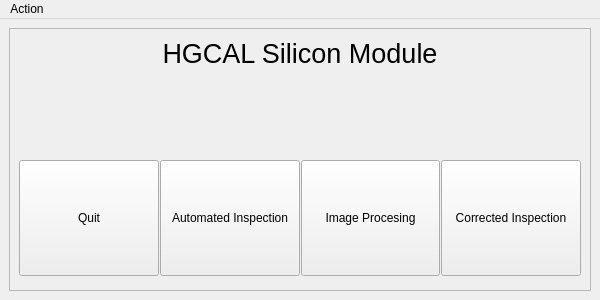
<?xml version="1.0" encoding="UTF-8"?>
<ui version="4.0">
 <class>MainWindow_hgcal</class>
 <widget class="QMainWindow" name="MainWindow_hgcal">
  <property name="windowModality">
   <enum>Qt::ApplicationModal</enum>
  </property>
  <property name="geometry">
   <rect>
    <x>0</x>
    <y>0</y>
    <width>600</width>
    <height>300</height>
   </rect>
  </property>
  <property name="sizePolicy">
   <sizepolicy hsizetype="Preferred" vsizetype="Preferred">
    <horstretch>0</horstretch>
    <verstretch>0</verstretch>
   </sizepolicy>
  </property>
  <property name="contextMenuPolicy">
   <enum>Qt::DefaultContextMenu</enum>
  </property>
  <property name="windowTitle">
   <string>HGCAL silicon module</string>
  </property>
  <property name="layoutDirection">
   <enum>Qt::LeftToRight</enum>
  </property>
  <property name="inputMethodHints">
   <set>Qt::ImhNone</set>
  </property>
  <property name="dockOptions">
   <set>QMainWindow::AllowTabbedDocks|QMainWindow::AnimatedDocks</set>
  </property>
  <widget class="QWidget" name="centralwidget">
   <layout class="QGridLayout" name="gridLayout">
    <item row="0" column="0">
     <widget class="QScrollArea" name="scrollArea">
      <property name="sizePolicy">
       <sizepolicy hsizetype="Preferred" vsizetype="Preferred">
        <horstretch>0</horstretch>
        <verstretch>0</verstretch>
       </sizepolicy>
      </property>
      <property name="sizeAdjustPolicy">
       <enum>QAbstractScrollArea::AdjustToContents</enum>
      </property>
      <property name="widgetResizable">
       <bool>true</bool>
      </property>
      <property name="alignment">
       <set>Qt::AlignCenter</set>
      </property>
      <widget class="QWidget" name="scrollAreaWidgetContents">
       <property name="geometry">
        <rect>
         <x>0</x>
         <y>0</y>
         <width>586</width>
         <height>267</height>
        </rect>
       </property>
       <layout class="QGridLayout" name="gridLayout_2">
        <item row="0" column="0">
         <layout class="QVBoxLayout" name="verticalLayout_title">
          <property name="sizeConstraint">
           <enum>QLayout::SetDefaultConstraint</enum>
          </property>
          <item>
           <widget class="QLabel" name="label_index_text">
            <property name="sizePolicy">
             <sizepolicy hsizetype="Preferred" vsizetype="Preferred">
              <horstretch>0</horstretch>
              <verstretch>0</verstretch>
             </sizepolicy>
            </property>
            <property name="font">
             <font>
              <pointsize>20</pointsize>
             </font>
            </property>
            <property name="text">
             <string>HGCAL Silicon Module</string>
            </property>
            <property name="alignment">
             <set>Qt::AlignHCenter|Qt::AlignTop</set>
            </property>
           </widget>
          </item>
         </layout>
        </item>
        <item row="1" column="0">
         <layout class="QHBoxLayout" name="horizontalLayout_buttons">
          <property name="spacing">
           <number>1</number>
          </property>
          <item>
           <widget class="QPushButton" name="pushButton_quit">
            <property name="sizePolicy">
             <sizepolicy hsizetype="Minimum" vsizetype="Preferred">
              <horstretch>0</horstretch>
              <verstretch>0</verstretch>
             </sizepolicy>
            </property>
            <property name="toolTip">
             <string>&lt;html&gt;&lt;head/&gt;&lt;body&gt;&lt;p&gt;Quit the Program&lt;/p&gt;&lt;/body&gt;&lt;/html&gt;</string>
            </property>
            <property name="text">
             <string>Quit</string>
            </property>
           </widget>
          </item>
          <item>
           <widget class="QPushButton" name="pushButton_autoInspection">
            <property name="sizePolicy">
             <sizepolicy hsizetype="Minimum" vsizetype="Preferred">
              <horstretch>0</horstretch>
              <verstretch>0</verstretch>
             </sizepolicy>
            </property>
            <property name="toolTip">
             <string>&lt;html&gt;&lt;head/&gt;&lt;body&gt;&lt;p&gt;This Progem accepts 7 hole coordinates and executes Pass0&lt;/p&gt;&lt;/body&gt;&lt;/html&gt;</string>
            </property>
            <property name="text">
             <string>Automated Inspection</string>
            </property>
           </widget>
          </item>
          <item>
           <widget class="QPushButton" name="pushButton_imageProcesing">
            <property name="sizePolicy">
             <sizepolicy hsizetype="Minimum" vsizetype="Preferred">
              <horstretch>0</horstretch>
              <verstretch>0</verstretch>
             </sizepolicy>
            </property>
            <property name="toolTip">
             <string>&lt;html&gt;&lt;head/&gt;&lt;body&gt;&lt;p&gt;This application can be used to plot the edges in a given image and also export them.&lt;/p&gt;&lt;/body&gt;&lt;/html&gt;</string>
            </property>
            <property name="text">
             <string>Image Procesing</string>
            </property>
           </widget>
          </item>
          <item>
           <widget class="QPushButton" name="pushButton_correctedInspection">
            <property name="sizePolicy">
             <sizepolicy hsizetype="Preferred" vsizetype="Preferred">
              <horstretch>0</horstretch>
              <verstretch>0</verstretch>
             </sizepolicy>
            </property>
            <property name="text">
             <string>Corrected Inspection</string>
            </property>
           </widget>
          </item>
         </layout>
        </item>
        <item row="2" column="0">
         <spacer name="verticalSpacer">
          <property name="orientation">
           <enum>Qt::Vertical</enum>
          </property>
          <property name="sizeType">
           <enum>QSizePolicy::Minimum</enum>
          </property>
          <property name="sizeHint" stdset="0">
           <size>
            <width>5</width>
            <height>5</height>
           </size>
          </property>
         </spacer>
        </item>
       </layout>
      </widget>
     </widget>
    </item>
   </layout>
  </widget>
  <widget class="QMenuBar" name="menubar_file">
   <property name="geometry">
    <rect>
     <x>0</x>
     <y>0</y>
     <width>600</width>
     <height>19</height>
    </rect>
   </property>
   <property name="sizePolicy">
    <sizepolicy hsizetype="MinimumExpanding" vsizetype="Minimum">
     <horstretch>0</horstretch>
     <verstretch>0</verstretch>
    </sizepolicy>
   </property>
   <widget class="QMenu" name="menuAction">
    <property name="title">
     <string>Action</string>
    </property>
    <addaction name="actionAutoInspection"/>
    <addaction name="actionImageProcesing"/>
    <addaction name="actionCorrected_Inspection"/>
    <addaction name="actionQuit"/>
   </widget>
   <addaction name="menuAction"/>
  </widget>
  <action name="actionAutoInspection">
   <property name="text">
    <string>Automated Inspection</string>
   </property>
   <property name="shortcut">
    <string>Ctrl+A</string>
   </property>
  </action>
  <action name="actionImageProcesing">
   <property name="text">
    <string>Image Procesing</string>
   </property>
   <property name="shortcut">
    <string>Ctrl+I</string>
   </property>
  </action>
  <action name="actionQuit">
   <property name="text">
    <string>Quit</string>
   </property>
   <property name="shortcut">
    <string>Ctrl+Q</string>
   </property>
  </action>
  <action name="actionCorrected_Inspection">
   <property name="text">
    <string>Corrected Inspection</string>
   </property>
   <property name="shortcut">
    <string>Ctrl+C</string>
   </property>
  </action>
 </widget>
 <resources/>
 <connections/>
</ui>
